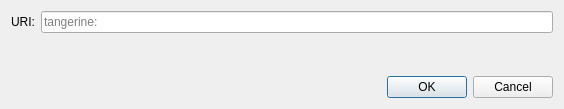
<?xml version="1.0" encoding="UTF-8"?>
<ui version="4.0">
 <class>OpenURIDialog</class>
 <widget class="QDialog" name="OpenURIDialog">
  <property name="geometry">
   <rect>
    <x>0</x>
    <y>0</y>
    <width>564</width>
    <height>109</height>
   </rect>
  </property>
  <property name="windowTitle">
   <string>Open tangerine URI</string>
  </property>
  <layout class="QVBoxLayout" name="verticalLayout">
   <item>
    <layout class="QHBoxLayout" name="horizontalLayout">
     <item>
      <widget class="QLabel" name="label">
       <property name="text">
        <string>URI:</string>
       </property>
      </widget>
     </item>
     <item>
      <widget class="QValidatedLineEdit" name="uriEdit">
       <property name="placeholderText">
        <string notr="true">tangerine:</string>
       </property>
      </widget>
     </item>
    </layout>
   </item>
   <item>
    <spacer name="verticalSpacer">
     <property name="orientation">
      <enum>Qt::Vertical</enum>
     </property>
     <property name="sizeHint" stdset="0">
      <size>
       <width>20</width>
       <height>40</height>
      </size>
     </property>
    </spacer>
   </item>
   <item>
    <widget class="QDialogButtonBox" name="buttonBox">
     <property name="orientation">
      <enum>Qt::Horizontal</enum>
     </property>
     <property name="standardButtons">
      <set>QDialogButtonBox::Cancel|QDialogButtonBox::Ok</set>
     </property>
    </widget>
   </item>
  </layout>
 </widget>
 <customwidgets>
  <customwidget>
   <class>QValidatedLineEdit</class>
   <extends>QLineEdit</extends>
   <header>qt/qvalidatedlineedit.h</header>
  </customwidget>
 </customwidgets>
 <resources/>
 <connections>
  <connection>
   <sender>buttonBox</sender>
   <signal>accepted()</signal>
   <receiver>OpenURIDialog</receiver>
   <slot>accept()</slot>
   <hints>
    <hint type="sourcelabel">
     <x>248</x>
     <y>254</y>
    </hint>
    <hint type="destinationlabel">
     <x>157</x>
     <y>274</y>
    </hint>
   </hints>
  </connection>
  <connection>
   <sender>buttonBox</sender>
   <signal>rejected()</signal>
   <receiver>OpenURIDialog</receiver>
   <slot>reject()</slot>
   <hints>
    <hint type="sourcelabel">
     <x>316</x>
     <y>260</y>
    </hint>
    <hint type="destinationlabel">
     <x>286</x>
     <y>274</y>
    </hint>
   </hints>
  </connection>
 </connections>
</ui>
